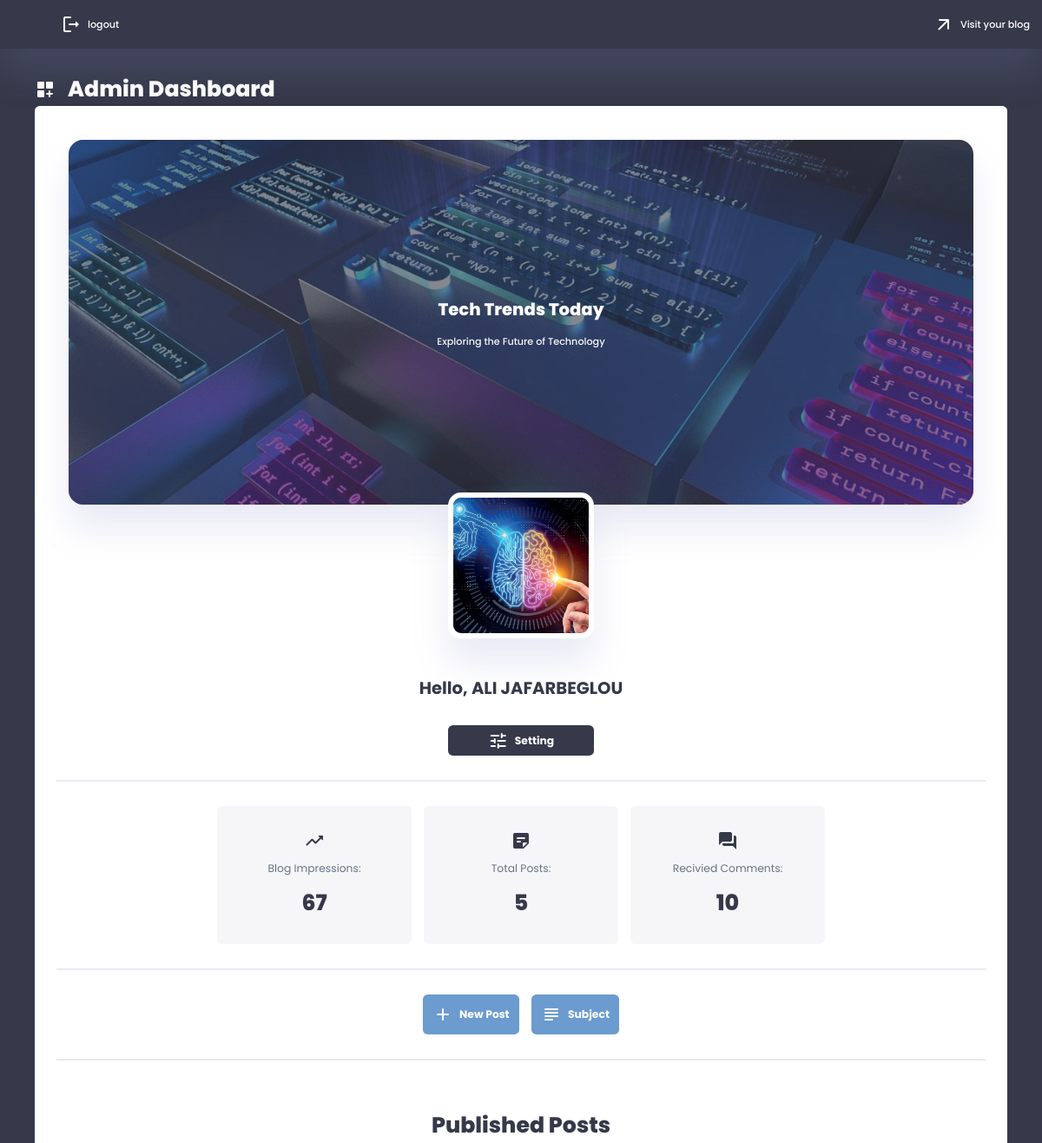
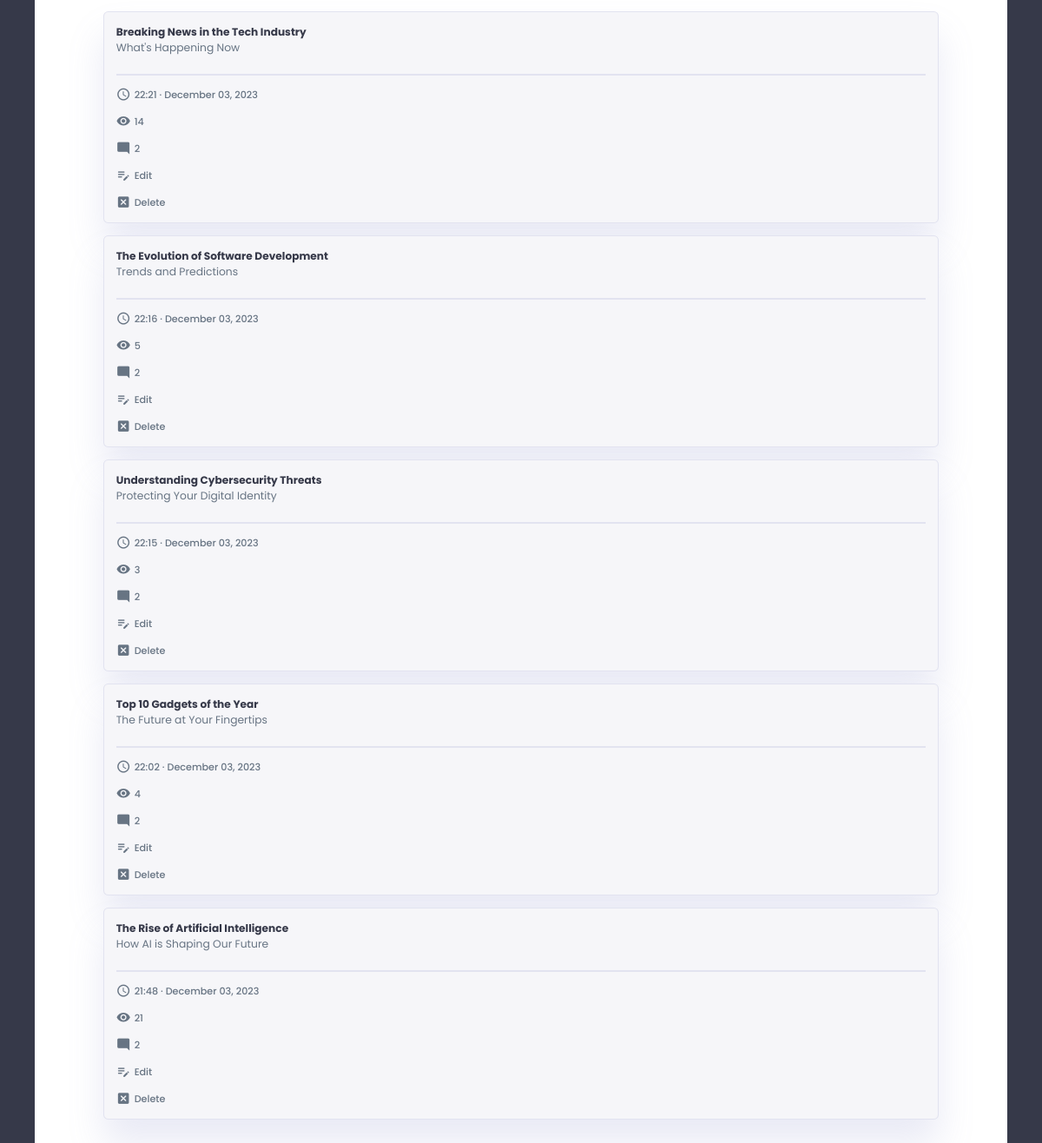
Page /auth/admin_dashboard (signed in) on the committed database (2 pictures, top to bottom).
### app/models/blog.py (models this page shows, shortened)
class Blog(db.Model, UserMixin):
    __tablename__ = 'blog'
    id = db.Column(db.Integer, primary_key=True)
    email = db.Column(db.String(120), unique=True, nullable=False)
    password = db.Column(db.String(80), nullable=False)
    subdomain = db.Column(db.String(100), unique=True, nullable=False)
    blog_title = db.Column(db.String(40), nullable=True)
    blog_subtitle = db.Column(db.String(100), nullable=True)
    blog_about = db.Column(db.Text, nullable=True)
    author = db.Column(db.String(100), nullable=True)
    author_bio = db.Column(db.Text, nullable=True)
    profile_pic = db.Column(db.String(20), nullable=True)
    header_pic = db.Column(db.String(20), nullable=True)
    url = db.Column(db.String(60), nullable=True)
    created_at = db.Column(db.DateTime, nullable=False, default=datetime.utcnow)
    impressions = db.Column(db.Integer, default=0)
    is_block = db.Column(db.Boolean, default=False)
    subjects = relationship('Subject', back_populates='blog')
    posts = relationship('Post', back_populates='blog')
    comments = db.relationship('Comment', back_populates='blog')

### app/models/post.py (models this page shows)
class Post(db.Model):
    __tablename__ = 'post'
    id = db.Column(db.Integer, primary_key=True)
    blog_id = db.Column(db.Integer, db.ForeignKey('blog.id'), nullable=False)
    title = db.Column(db.String(100), nullable=False)
    subtitle = db.Column(db.String(150), nullable=True)
    body = db.Column(db.Text, nullable=False)
    post_pic = db.Column(db.String(20), nullable=True)
    views = db.Column(db.Integer, default=0)
    created_at = db.Column(db.DateTime, nullable=False, default=datetime.utcnow)
    blog = relationship('Blog', back_populates='posts')
    subjects = db.relationship('Subject', secondary='post_subject_association', back_populates='posts')
    comments = db.relationship('Comment', back_populates='post', cascade="all, delete-orphan")

### app/routes/auth_routes.py (the view)
@auth_routes.route('/admin_dashboard')
@login_required
def admin_dashboard():
    posts = Post.query.filter_by(blog_id=current_user.id).order_by(Post.created_at.desc()).all()
    return render_template('auth/admin_dashboard.html', current_user=current_user, posts=posts)

### app/__init__.py (called while the page is built)
@login_manager.user_loader
def load_user(blog_id):
    return Blog.query.get(int(blog_id))

### app/routes/auth_routes.py (called while the page is built)
@auth_routes.before_request
def before_request():
    g.csrf_token = generate_csrf()  # from flask import g

### app/templates/auth/admin_dashboard.html
{% extends 'admin_base.html' %}
{% block admin %}
<a class="dashboard_title" href="#">
    <span class="material-icons-round">dashboard_customize</span>
    <h1>Admin Dashboard</h1>
</a>
<div class="admin_panel">
    <div class="admin_info">
        <div class="admin_header">
            {% if current_user.header_pic %}
            <img src="{{url_for('static', filename='images/header_pictures/' + current_user.header_pic)}}">
            {% endif %}
            <div class="admin_title">
                <h1>{{current_user.blog_title}}</h1>
                <h3>{{current_user.blog_subtitle}}</h3>
            </div>
        </div>
        <div class="admin_img">
            {% if current_user.profile_pic %}
            <img src="{{url_for('static', filename='images/profile_pictures/' + current_user.profile_pic)}}">
            {% else %}
            <img src="{{url_for('static', filename='images/main/blank-profile-pic.png')}}">
            {% endif %}
        </div>
        <div class="admin_bio">
            <h3>Hello, {{current_user.author}}</h3>
            <a href="{{ url_for('auth.setting') }}"><span class="material-icons-round">tune</span>Setting</a>
        </div>
    </div>
    <hr class="hr-100">
    <div class="analysis">
        <div>
            <span class="material-icons-round">trending_up</span>
            <p>Blog Impressions:</p>
            <h1>{{current_user.impressions}}</h1>
        </div>
        <div>
            <span class="material-icons-round">sticky_note_2</span>
            <p>Total Posts:</p>
            <h1>{{current_user.posts | length}}</h1>
        </div>
        <div>
            <span class="material-icons-round">question_answer</span>
            <p>Recivied Comments:</p>
            <h1>{{current_user.comments | length}}</h1>
        </div>
    </div>
    <hr class="hr-100">
    <div class="new_post_btn">
        <a href="{{ url_for('auth.create_post') }}"><span class="material-icons-round">add</span>New Post</a>
        <a href="{{url_for('auth.create_subject')}}"><span class="material-icons-round">subject</span>Subject</a>
    </div>
    <hr class="hr-100">
    <div class="pre_posts">
        <h1>Published Posts</h1>
        {% if posts %}
        {% for post in posts %}
        <div class="pre_tab">
            <div class="title">
                <a href="{{url_for('blog.view_post', user_subdomain=current_user.subdomain, post_id=post.id)}}"
                    target="_blank">
                    <h3>{{post.title}}</h3>
                    <p>{{post.subtitle}}</p>
                </a>
            </div>
            <hr class="line">
            <div class="btn_sec">
                <h3><span class="material-icons-round">schedule</span>{{post.created_at.strftime('%H:%M · %B %d, %Y')}}
                </h3>
                <h3><span class="material-icons-round">visibility</span>{{post.views}}</h3>
                <a href="{{ url_for('auth.post_comments', post_id=post.id) }}">
                    <span class="material-icons-round">mode_comment</span>
                    <h3>{{ post.comments|length }}</h3>
                </a>
                <a href="{{ url_for('auth.edit_post', post_id=post.id) }}">
                    <span class="material-icons-round">edit_note</span>
                    <h3>Edit</h3>
                </a>
                <a href="#" class="delete-post" data-post-id="{{ post.id }}">
                    <span class="material-icons-round">disabled_by_default</span>
                    <h3>Delete</h3>
                </a>
            </div>
        </div>
        {% endfor %}
        {% endif %}
    </div>
</div>
{% endblock %}

### app/static/css/root.css (style rules this page uses)
:root { --color-primary: #6C9BCF; --color-danger: #FF0060; --color-success: #1B9C85; --color-warning: #F7D060; --color-white: #fff; --color-info-dark: #7d8da1; --color-dark: #363949; --color-light: rgba(132, 139, 200, 0.18); --color-dark-variant: #677483; --color-background: #f6f6f9; --card-border-radius: 2rem; --border-radius-1: 0.4rem; --border-radius-2: 1.2rem; --card-padding: 1.8rem; --padding-1: 1.2rem; --box-shadow: 0 2rem 3rem var(--color-light); --box-shadow-dark: 0 2rem 3rem rgba(23, 26, 13, 0.3); --inner-shadow: inset 0.1rem 0.1rem 0.5rem var(--color-light); --transition-1: all 0.3s ease; --clr-wheat: #E9D985; --clr-mint: #BCD8C1; --clr-tqz: #439A86; --clr-dark-tqz: #007991; --clr-navy: #222E50; --clr-purple: #8a2be2; --clr-blue: #73C2FB; --clr-black: #000; }
* { margin: 0; padding: 0; outline: 0; appearance: 0; border: 0; text-decoration: none; box-sizing: border-box; }
html { font-size: 14px; }
body { width: 100vw; height: 100vh; font-family: 'Poppins', sans-serif; font-size: 0.88rem; user-select: none; overflow-x: hidden; color: var(--color-dark); background-color: var(--color-background); }
a { color: var(--color-dark); }
img { display: block; width: 100%; object-fit: cover; }
h1 { font-weight: 800; font-size: 1.8rem; }
h3 { font-weight: 500; font-size: 0.87rem; }
p { color: var(--color-dark-variant); }

### rows in the picture
Blog: header_pic (picture), blog_title "Tech Trends Today", blog_subtitle "Exploring the Future of Technology", profile_pic (picture), author "ALI JAFARBEGLOU", impressions "67"
Post: title "Breaking News in the Tech Industry", subtitle "What's Happening Now", created_at "22:21 · December 03, 2023", views "14", comments|length "2"
Post: title "The Evolution of Software Development", subtitle "Trends and Predictions", created_at "22:16 · December 03, 2023", views "5", comments|length "2"
Post: title "Understanding Cybersecurity Threats", subtitle "Protecting Your Digital Identity", created_at "22:15 · December 03, 2023", views "3", comments|length "2"
Post: title "Top 10 Gadgets of the Year", subtitle "The Future at Your Fingertips", created_at "22:02 · December 03, 2023", views "4", comments|length "2"
Post: title "The Rise of Artificial Intelligence", subtitle "How AI is Shaping Our Future", created_at "21:48 · December 03, 2023", views "21", comments|length "2"

### other values in the picture
{{ current_user.posts | length }} "5"
{{ current_user.comments | length }} "10"
